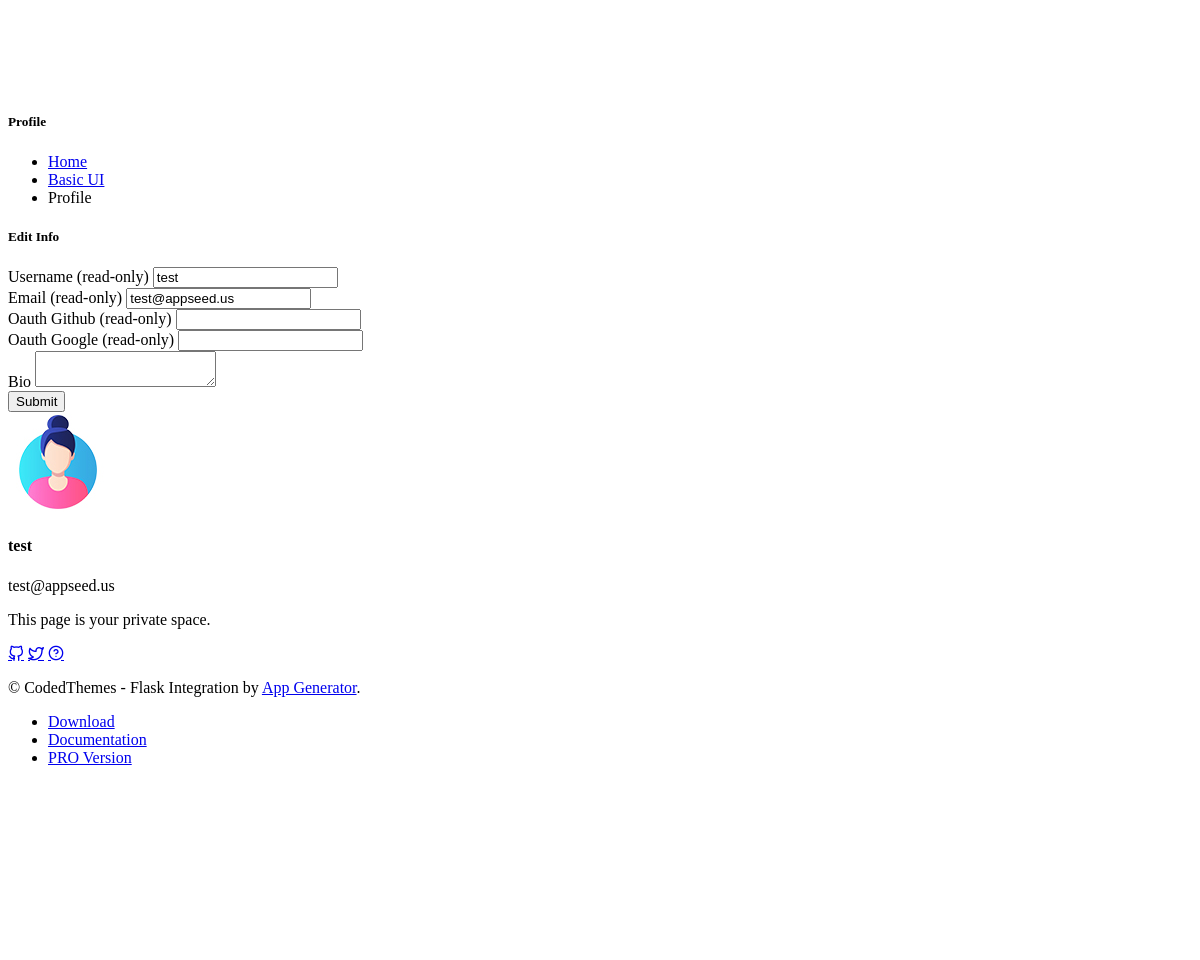
The page /profile (signed in, lower part) on the database as committed earlier.
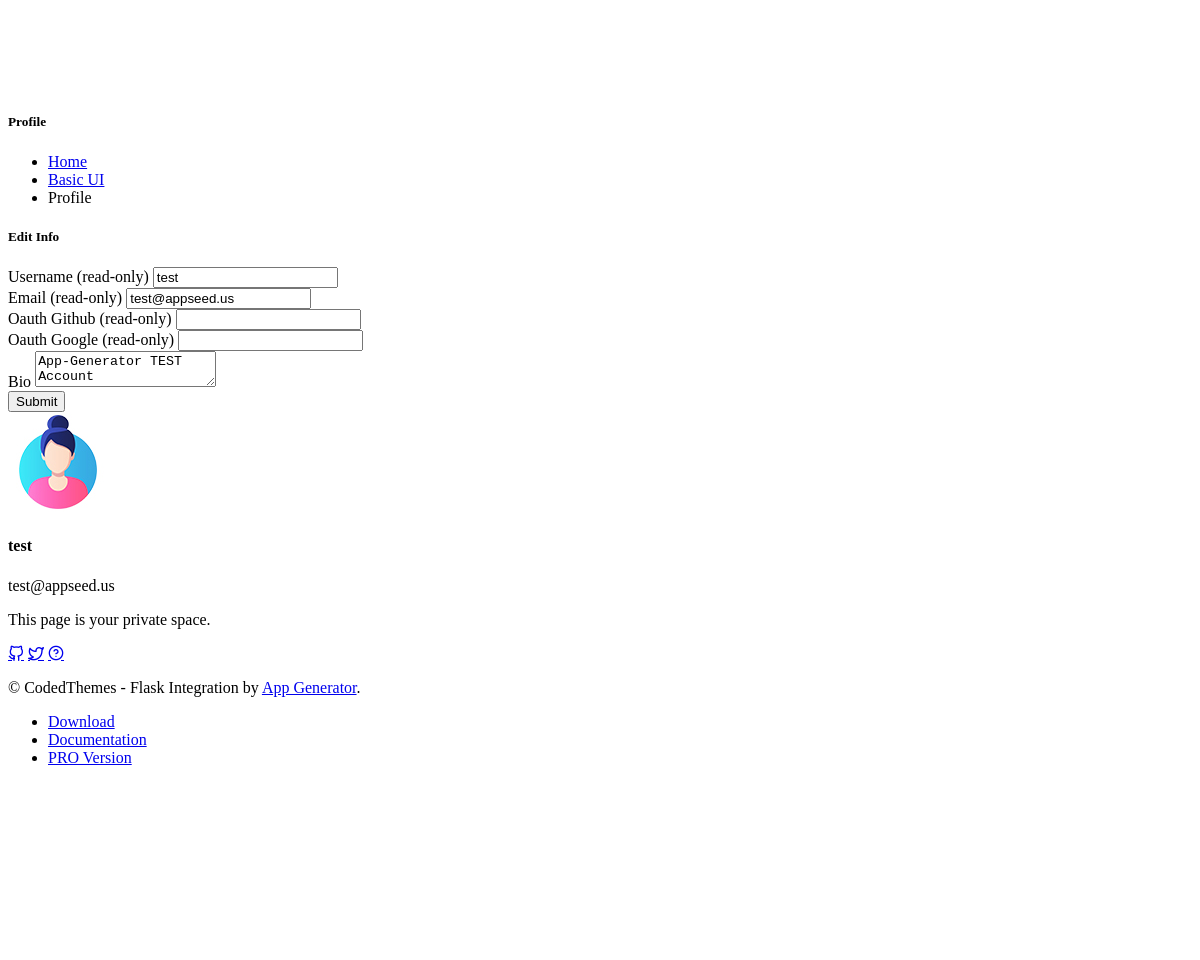
The same page on the database as committed later.
### apps/authentication/models.py (models this page shows, shortened)
class Users(db.Model, UserMixin):
    __tablename__ = 'users'
    id            = db.Column(db.Integer, primary_key=True)
    username      = db.Column(db.String(64), unique=True)
    email         = db.Column(db.String(64), unique=True)
    password      = db.Column(db.LargeBinary)
    bio           = db.Column(db.Text(), nullable=True)
    oauth_github  = db.Column(db.String(100), nullable=True)
    oauth_google  = db.Column(db.String(100), nullable=True)
    readonly_fields = ["id", "username", "email", "oauth_github", "oauth_google"]

### apps/home/routes.py (the view, shortened to what this page needs)
@blueprint.route('/profile', methods=['GET', 'POST'])
@login_required
def profile():
    class ProfileForm(FlaskForm):
        pass
    readonly_fields = Users.readonly_fields
    full_width_fields = {"bio"}
    for column in Users.__table__.columns:
        if column.name == "id":
            continue
        field_name = column.name
        if field_name in full_width_fields:
            continue
        field = getField(column)
        setattr(ProfileForm, field_name, field)
    for field_name in full_width_fields:
        if field_name in Users.__table__.columns:
            column = Users.__table__.columns[field_name]
            field = getField(column)
            setattr(ProfileForm, field_name, field)
    form = ProfileForm(obj=current_user)
    context = {
        'segment': 'profile',
        'form': form,
        'readonly_fields': readonly_fields,
        'full_width_fields': full_width_fields,
    }
    return render_template('pages/profile.html', **context)

### apps/home/routes.py
    class ProfileForm(FlaskForm):
        pass

### apps/authentication/models.py (called while the page is built)
@login_manager.user_loader
def user_loader(id):
    return Users.query.filter_by(id=id).first()

### apps/home/routes.py (called while the page is built)
def getField(column):
    if isinstance(column.type, db.Text):
        return wtforms.TextAreaField(column.name.title())
    if isinstance(column.type, db.String):
        return wtforms.StringField(column.name.title())
    if isinstance(column.type, db.Boolean):
        return wtforms.BooleanField(column.name.title())
    if isinstance(column.type, db.Integer):
        return wtforms.IntegerField(column.name.title())
    if isinstance(column.type, db.Float):
        return wtforms.DecimalField(column.name.title())
    if isinstance(column.type, db.LargeBinary):
        return wtforms.HiddenField(column.name.title())
    return wtforms.StringField(column.name.title())

@blueprint.app_template_filter("replace_value")
def replace_value(value, arg):
    return value.replace(arg, " ").title()

### templates/pages/profile.html (shortened to what this page needs)
{% extends "layouts/base.html" %}
{% block content %}
<div class="pc-container">
    <div class="pc-content">
        <div class="page-header">
            <div class="page-block">
            <div class="row align-items-center">
                <div class="col-md-12">
                <div class="page-header-title">
                    <h5 class="mb-0">Profile</h5>
                </div>
                </div>
                <div class="col-md-12">
                <ul class="breadcrumb mb-0">
                    <li class="breadcrumb-item"><a href="{{ url_for('home_blueprint.index') }}">Home</a></li>
                    <li class="breadcrumb-item"><a href="javascript: void(0)">Basic UI</a></li>
                    <li class="breadcrumb-item" aria-current="page">Profile</li>
                </ul>
                </div>
            </div>
            </div>
        </div>
        <div class="row">
            <div class="col-sm-8">
                <div class="card">
                    <div class="card-header">
                        <h5>Edit Info</h5>
                    </div>
                    <div class="card-block px-4 pt-3">
                        <form class="row" method="POST">
                            {% for field in form %}
                                {% if field.type in ['CSRFTokenField', 'HiddenField'] %}
                                    {{ field() }}
                                {% else %}
                                    <div class="{% if field.name in full_width_fields %}col-sm-12{% else %}col-sm-6{% endif %}">
                                        <div class="form-group">
                                            <label for="" class="form-label">{{ field.name|replace_value("_") }} {% if field.name in readonly_fields %}(read-only){% endif %} </label>
                                            {{ field(class_="form-control", readonly=True if field.name in readonly_fields else False) }}
                                        </div>
                                    </div>
                                {% endif %}
                            {% endfor %}
                            <div class="col-sm-12 mb-2">
                                <div class="form-group">
                                    <button type="submit" class="btn btn-primary">Submit</button>
                                </div>
                            </div>
                        </form>
                    </div>
                </div>
            </div>
            <div class="col-sm-4">
                <div class="card">
                    <div class="card-block">
                        <div class="d-flex align-items-center justify-content-center flex-column">
                            <div class="w-50 p-3 text-center">
                                <img src="{{ url_for('static', filename='assets/images/user/avatar.jpg') }}" alt="profile image" class="img-fluid rounded-circle">
                            </div>
                            <div class="text-center">
                                <h4 class="font-weight-bold h6">
                                    {{ current_user.username }}
                                </h4>
                                <p class="font-italic text-muted">
                                    {% if current_user.email %} {{ current_user.email }} {% endif %}
                                </p>
                            </div>
                        </div>
                        <div class="small font-weight-light mt-4 text-center text-muted">
                            <p>
                                This page is your private space.
                                <br />
                            </p>
                        </div>
                        <div class="d-flex justify-content-center align-items-center">
                            <a href="https://github.com/app-generator/app-generator"
                            target="_blank"
                            class="h6 text-muted d-block m-1"><i
                            class="icon feather icon-github"></i></a>
                            <a href="https://twitter.com/webappseed"
                            target="_blank"
                            class="h6 text-muted d-block m-1"><i
                            class="icon feather icon-twitter"></i></a>
                            <a href="https://appseed.us/support/"
                            target="_blank"
                            class="h6 text-muted d-block m-1"><i
                            class="icon feather icon-help-circle"></i></a>
                        </div>
                    </div>
                </div>
            </div>
        </div>
    </div>
</div>
{% endblock content %}

### templates/layouts/base.html (shortened to what this page needs)
<!DOCTYPE html>
<html lang="en">
  <head>
    {% include "includes/head.html" %}
  </head>
  <body data-pc-preset="preset-1" data-pc-sidebar-caption="true" data-pc-direction="ltr" data-pc-theme="light">
    {% block navigation %}
      {% include "includes/navigation.html" %}
    {% endblock navigation %}
    {% block content %}{% endblock content %}
    {% block footer %}
      {% include "includes/footer.html" %}
    {% endblock footer %}
  </body>
</html>

### templates/includes/head.html (shortened to what this page needs)
<link rel="stylesheet" href="{{ url_for('static', filename='assets/fonts/tabler-icons.min.css') }}" >
<link rel="stylesheet" href="{{ url_for('static', filename='assets/fonts/feather.css') }}" >
<link rel="stylesheet" href="{{ url_for('static', filename='assets/fonts/fontawesome.css') }}" >
<link rel="stylesheet" href="{{ url_for('static', filename='assets/fonts/material.css') }}" >
<link rel="stylesheet" href="{{ url_for('static', filename='assets/css/style.css') }}" id="main-style-link" >
<link rel="stylesheet" href="{{ url_for('static', filename='assets/css/style-preset.css') }}" >
<link rel="stylesheet" href="{{ url_for('static', filename='assets/css/custom.css') }}" >

### templates/includes/navigation.html (shortened to what this page needs)
<header class="pc-header">
    <div class="header-wrapper">
      <div class="ms-auto">
        <ul class="list-unstyled">
          <li class="dropdown pc-h-item header-user-profile">
            <div class="dropdown-menu dropdown-user-profile dropdown-menu-end pc-h-dropdown p-0 overflow-hidden">
              <div class="dropdown-body">
                <div class="profile-notification-scroll position-relative" style="max-height: calc(100vh - 225px)">
                </div>
              </div>
            </div>
          </li>
        </ul>
      </div>
    </div>
</header>

### templates/includes/footer.html
<footer class="pc-footer">
    <div class="footer-wrapper container-fluid">
      <div class="row">
        <div class="col my-1">
          <p class="m-0">
            &copy; CodedThemes - Flask Integration by <a href="https://app-generator.dev/">App Generator</a>.
            </p>
        </div>
        <div class="col-auto my-1">
          <ul class="list-inline footer-link mb-0">
            <li class="list-inline-item"><a href="https://app-generator.dev/product/datta-able/flask/">Download</a></li>
            <li class="list-inline-item"><a href="https://app-generator.dev/docs/products/flask/datta-able/index.html">Documentation</a></li>
            <li class="list-inline-item"><a href="https://app-generator.dev/product/datta-able-pro/flask/">PRO Version</a></li>
          </ul>
        </div>
      </div>
    </div>
</footer>

Rows that differ between the two databases and show on the page:
changed Users "test": bio (not shown) → "App-Generator TEST Account"
